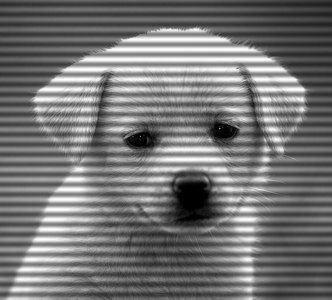
%> input picture Assignment4/dogGrayRipples.png, 332 x 300 px
$ octave Lab6.m   (GNU Octave 9; MATLAB toolbox functions it lacks are replaced by stand-ins)
%> lines starting %> are read from the running program, lines starting %| are printed output that depends on the picture; in (x1, y1, x2, y2) boxes, pixels count from 0 and x2, y2 are one past the last pixel; in counts of white or black regions, pixels touching at a corner belong together; the program's own positions count from 1
ID = "S4151968";
% Q1
I = imread('dogGrayRipples.png');
%> I is the input picture: size 300x332 uint8; min 0, max 255, mean 116.8
I = im2double(I);
%> I: size 300x332 double
f = fft2(I);
fs= fftshift(f);
f = abs(fs);
f = log(1+f);
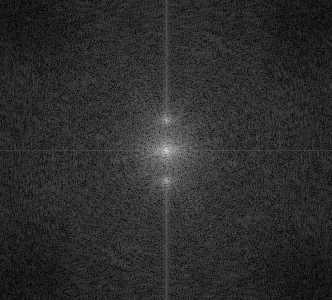
%> f: size 300x332 double; min 0.0251, max 10.73, mean 1.91; drawn with min black and max white
imshow(f,[]);
title(["FOURIER TRANSFORMED ["+ID+"]"])

%Q6
[x, y] =find(f==max(f));
%> x = 333 values from 66 to 236; y = 333 values from 1 to 332
r = 13;
rows = size(f,1),cols = size(f,2),radius = r,center = [x'; y'];
%> after `rows = size(f,1)`: rows = 300
%> after `cols = size(f,2)`: cols = 332
%> after `center = [x'; y']`: center = 333 columns, first 8: [96 206 214 151 151 151 140 134; 1 1 2 3 4 5 6 7]
[xMat,yMat] = meshgrid(1:cols,1:rows);
mask=zeros(size(f));
for i =1:size(center,2)
    distFromCenter = sqrt((xMat-center(1,i)).^2 + (yMat-center(2,i)).^2);
    mask(distFromCenter<=radius)=1;
end
%> this loop made 333 passes
%> pass 1, `distFromCenter = sqrt((xMat-center(1,i)).^2 + (yMat-center(2,i)).^2);`:
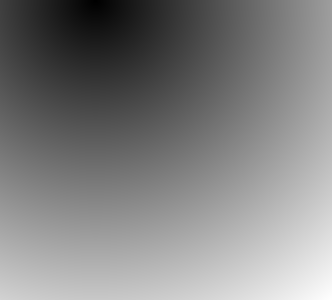
%> distFromCenter: size 300x332 double; min 0, max 380.9, mean 193.5; drawn with min black and max white
%> pass 2, `distFromCenter = sqrt((xMat-center(1,i)).^2 + (yMat-center(2,i)).^2);`:
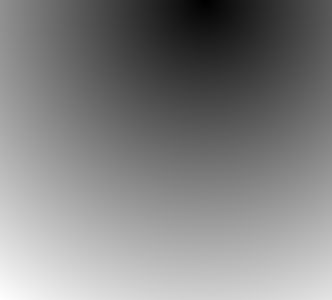
%> distFromCenter: size 300x332 double; min 0, max 362.5, mean 185.9; drawn with min black and max white
%> after the loop:
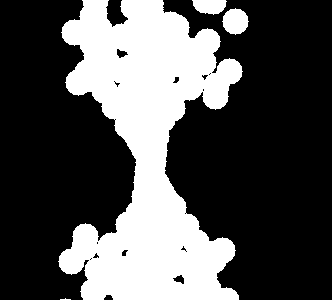
%> mask: size 300x332 double; values 0 (black) and 1 (white), 32.1% white; 4 white regions (1 under 20 px), largest, box (x1, y1, x2, y2) and area: (58, 0, 243, 300) 31017, (222, 8, 249, 35) 529, (192, 0, 227, 15) 401

figure, imshow(~mask,[]);title('Mask')
title(["MASK ["+ID+"]"])

%Q10
fs=fs.*(~mask);
f = ifftshift(fs);
I = real(ifft2(f));
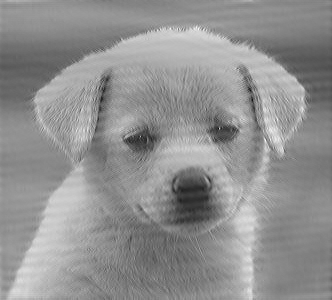
%> I: size 300x332 double; min -0.371, max 0.28, mean -9.1e-19; drawn with min black and max white

figure, imshow(I, []), title([sprintf("Reconstructed at Radius = %d by [%s]", radius, ID)])
